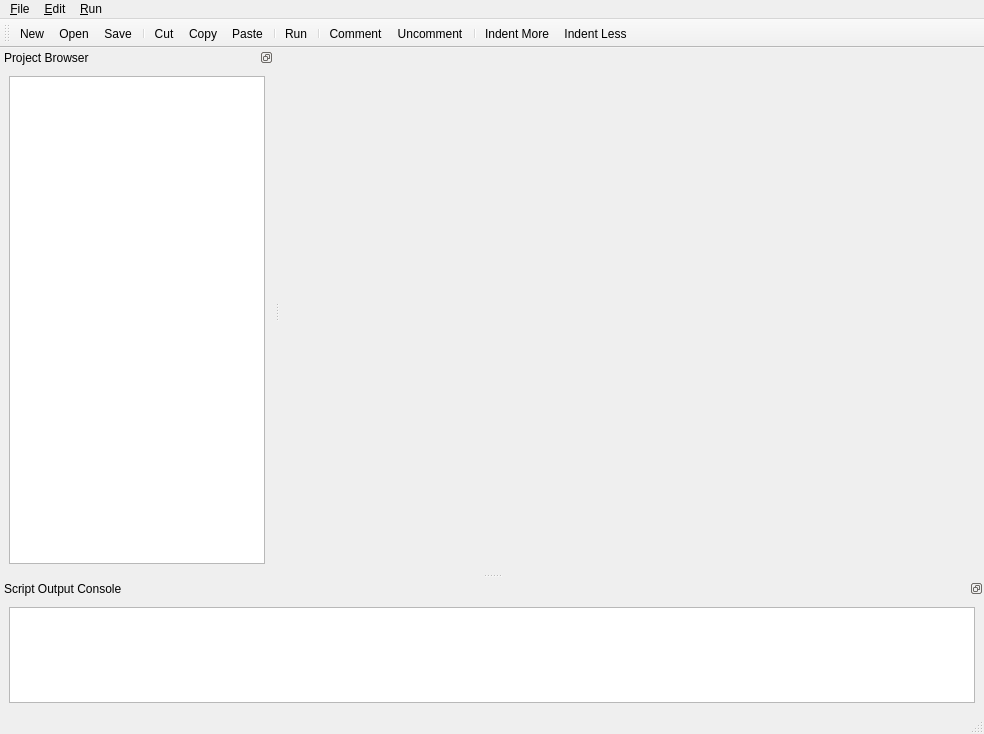
<?xml version="1.0" encoding="UTF-8"?>
<ui version="4.0">
 <class>QPythonEditor</class>
 <widget class="QMainWindow" name="QPythonEditor">
  <property name="geometry">
   <rect>
    <x>0</x>
    <y>0</y>
    <width>984</width>
    <height>734</height>
   </rect>
  </property>
  <property name="sizePolicy">
   <sizepolicy hsizetype="Expanding" vsizetype="Expanding">
    <horstretch>0</horstretch>
    <verstretch>0</verstretch>
   </sizepolicy>
  </property>
  <property name="windowTitle">
   <string>Cloud Compare - Python Editor</string>
  </property>
  <property name="windowIcon">
   <iconset>
    <normaloff>:/CC/plugin/PythonPlugin/images/editor/icon.png</normaloff>:/CC/plugin/PythonPlugin/images/editor/icon.png</iconset>
  </property>
  <property name="documentMode">
   <bool>true</bool>
  </property>
  <widget class="QWidget" name="centralwidget"/>
  <widget class="QMenuBar" name="menubar">
   <property name="geometry">
    <rect>
     <x>0</x>
     <y>0</y>
     <width>984</width>
     <height>21</height>
    </rect>
   </property>
   <widget class="QMenu" name="menuFile">
    <property name="title">
     <string>&amp;File</string>
    </property>
    <addaction name="actionNew"/>
    <addaction name="actionOpen"/>
    <addaction name="actionSave"/>
    <addaction name="actionSave_As"/>
    <addaction name="actionClose"/>
    <addaction name="actionSettings"/>
   </widget>
   <widget class="QMenu" name="menuRun">
    <property name="title">
     <string>&amp;Run</string>
    </property>
    <addaction name="actionRun"/>
    <addaction name="actionReset_Chai_to_initial_state"/>
    <addaction name="actionSave_Chai_state"/>
    <addaction name="actionReset_chai_to_last_save"/>
   </widget>
   <widget class="QMenu" name="menu_Edit">
    <property name="title">
     <string>&amp;Edit</string>
    </property>
    <addaction name="actionCu_t"/>
    <addaction name="action_Copy"/>
    <addaction name="action_Paste"/>
    <addaction name="action_Delete"/>
    <addaction name="action_Select_All"/>
    <addaction name="actionComment"/>
    <addaction name="actionUncomment"/>
    <addaction name="actionIndent_More"/>
    <addaction name="actionIndent_Less"/>
   </widget>
   <addaction name="menuFile"/>
   <addaction name="menu_Edit"/>
   <addaction name="menuRun"/>
  </widget>
  <widget class="QStatusBar" name="statusbar"/>
  <widget class="QToolBar" name="toolBar">
   <property name="minimumSize">
    <size>
     <width>0</width>
     <height>21</height>
    </size>
   </property>
   <property name="windowTitle">
    <string>toolBar</string>
   </property>
   <attribute name="toolBarArea">
    <enum>TopToolBarArea</enum>
   </attribute>
   <attribute name="toolBarBreak">
    <bool>false</bool>
   </attribute>
   <addaction name="actionNew"/>
   <addaction name="actionOpen"/>
   <addaction name="actionSave"/>
   <addaction name="separator"/>
   <addaction name="actionCu_t"/>
   <addaction name="action_Copy"/>
   <addaction name="action_Paste"/>
   <addaction name="separator"/>
   <addaction name="actionRun"/>
   <addaction name="separator"/>
   <addaction name="actionComment"/>
   <addaction name="actionUncomment"/>
   <addaction name="separator"/>
   <addaction name="actionIndent_More"/>
   <addaction name="actionIndent_Less"/>
  </widget>
  <widget class="QDockWidget" name="projectBrowser">
   <property name="sizePolicy">
    <sizepolicy hsizetype="Preferred" vsizetype="Preferred">
     <horstretch>0</horstretch>
     <verstretch>0</verstretch>
    </sizepolicy>
   </property>
   <property name="minimumSize">
    <size>
     <width>146</width>
     <height>525</height>
    </size>
   </property>
   <property name="font">
    <font>
     <family>Segoe UI</family>
     <pointsize>9</pointsize>
    </font>
   </property>
   <property name="features">
    <set>QDockWidget::DockWidgetFloatable|QDockWidget::DockWidgetMovable</set>
   </property>
   <property name="windowTitle">
    <string>Project Browser</string>
   </property>
   <attribute name="dockWidgetArea">
    <number>1</number>
   </attribute>
   <widget class="QWidget" name="dockWidgetContents">
    <layout class="QVBoxLayout">
     <item>
      <widget class="QTreeView" name="PBtreeView">
       <property name="sizePolicy">
        <sizepolicy hsizetype="MinimumExpanding" vsizetype="MinimumExpanding">
         <horstretch>0</horstretch>
         <verstretch>0</verstretch>
        </sizepolicy>
       </property>
       <property name="minimumSize">
        <size>
         <width>126</width>
         <height>234</height>
        </size>
       </property>
       <property name="autoFillBackground">
        <bool>false</bool>
       </property>
       <property name="frameShape">
        <enum>QFrame::StyledPanel</enum>
       </property>
       <property name="uniformRowHeights">
        <bool>true</bool>
       </property>
      </widget>
     </item>
    </layout>
   </widget>
  </widget>
  <widget class="QDockWidget" name="scriptOutputConsoledock">
   <property name="features">
    <set>QDockWidget::DockWidgetFloatable|QDockWidget::DockWidgetMovable</set>
   </property>
   <property name="windowTitle">
    <string>Script Output Console</string>
   </property>
   <attribute name="dockWidgetArea">
    <number>8</number>
   </attribute>
   <widget class="QWidget" name="dockWidgetContents_2">
    <layout class="QVBoxLayout">
     <item>
      <widget class="QListWidget" name="scriptOutputConsole"/>
     </item>
    </layout>
   </widget>
  </widget>
  <action name="actionNew">
   <property name="icon">
    <iconset resource="../CloudCompare-PythonPlugin.qrc">
     <normaloff>:/CC/plugin/PythonPlugin/images/editor/plus.png</normaloff>:/CC/plugin/PythonPlugin/images/editor/plus.png</iconset>
   </property>
   <property name="text">
    <string>&amp;New</string>
   </property>
   <property name="shortcut">
    <string>Ctrl+N</string>
   </property>
   <property name="shortcutContext">
    <enum>Qt::WidgetWithChildrenShortcut</enum>
   </property>
  </action>
  <action name="actionOpen">
   <property name="icon">
    <iconset resource="../CloudCompare-PythonPlugin.qrc">
     <normaloff>:/CC/plugin/PythonPlugin/images/editor/ccOpen.png</normaloff>:/CC/plugin/PythonPlugin/images/editor/ccOpen.png</iconset>
   </property>
   <property name="text">
    <string>&amp;Open</string>
   </property>
   <property name="shortcut">
    <string>Ctrl+O</string>
   </property>
  </action>
  <action name="actionSave">
   <property name="icon">
    <iconset resource="../CloudCompare-PythonPlugin.qrc">
     <normaloff>:/CC/plugin/PythonPlugin/images/editor/ccSave.png</normaloff>:/CC/plugin/PythonPlugin/images/editor/ccSave.png</iconset>
   </property>
   <property name="text">
    <string>Save</string>
   </property>
   <property name="shortcut">
    <string>Ctrl+S</string>
   </property>
  </action>
  <action name="actionSave_As">
   <property name="text">
    <string>Save As...</string>
   </property>
   <property name="shortcut">
    <string>Ctrl+Shift+S</string>
   </property>
  </action>
  <action name="actionClose">
   <property name="text">
    <string>Close and Return to Cloud Compare</string>
   </property>
   <property name="toolTip">
    <string>Close and Return to Cloud Compare</string>
   </property>
   <property name="shortcut">
    <string>Alt+Q</string>
   </property>
  </action>
  <action name="actionRun">
   <property name="icon">
    <iconset resource="../CloudCompare-PythonPlugin.qrc">
     <normaloff>:/CC/plugin/PythonPlugin/images/editor/arrow_right.png</normaloff>:/CC/plugin/PythonPlugin/images/editor/arrow_right.png</iconset>
   </property>
   <property name="text">
    <string>Run</string>
   </property>
   <property name="shortcut">
    <string>F5</string>
   </property>
  </action>
  <action name="actionCu_t">
   <property name="icon">
    <iconset resource="../CloudCompare-PythonPlugin.qrc">
     <normaloff>:/CC/plugin/PythonPlugin/images/editor/ccSegment.png</normaloff>:/CC/plugin/PythonPlugin/images/editor/ccSegment.png</iconset>
   </property>
   <property name="text">
    <string>Cu&amp;t</string>
   </property>
  </action>
  <action name="action_Copy">
   <property name="icon">
    <iconset resource="../CloudCompare-PythonPlugin.qrc">
     <normaloff>:/CC/plugin/PythonPlugin/images/editor/copy.png</normaloff>:/CC/plugin/PythonPlugin/images/editor/copy.png</iconset>
   </property>
   <property name="text">
    <string>&amp;Copy</string>
   </property>
  </action>
  <action name="action_Paste">
   <property name="icon">
    <iconset resource="../CloudCompare-PythonPlugin.qrc">
     <normaloff>:/CC/plugin/PythonPlugin/images/editor/paste.png</normaloff>:/CC/plugin/PythonPlugin/images/editor/paste.png</iconset>
   </property>
   <property name="text">
    <string>&amp;Paste</string>
   </property>
  </action>
  <action name="action_Delete">
   <property name="text">
    <string>&amp;Delete</string>
   </property>
  </action>
  <action name="action_Select_All">
   <property name="text">
    <string>&amp;Select All</string>
   </property>
  </action>
  <action name="actionReset_Chai_to_initial_state">
   <property name="text">
    <string>Reset Chai to initial state</string>
   </property>
  </action>
  <action name="actionSave_Chai_state">
   <property name="text">
    <string>Save Chai state</string>
   </property>
  </action>
  <action name="actionReset_chai_to_last_save">
   <property name="text">
    <string>Reset chai to last save</string>
   </property>
  </action>
  <action name="actionComment">
   <property name="icon">
    <iconset resource="../CloudCompare-PythonPlugin.qrc">
     <normaloff>:/CC/plugin/PythonPlugin/images/editor/comment.png</normaloff>:/CC/plugin/PythonPlugin/images/editor/comment.png</iconset>
   </property>
   <property name="text">
    <string>Comment</string>
   </property>
   <property name="shortcut">
    <string>Ctrl+K, Ctrl+C</string>
   </property>
  </action>
  <action name="actionUncomment">
   <property name="icon">
    <iconset resource="../CloudCompare-PythonPlugin.qrc">
     <normaloff>:/CC/plugin/PythonPlugin/images/editor/uncomment.png</normaloff>:/CC/plugin/PythonPlugin/images/editor/uncomment.png</iconset>
   </property>
   <property name="text">
    <string>Uncomment</string>
   </property>
   <property name="shortcut">
    <string>Ctrl+K, Ctrl+U</string>
   </property>
  </action>
  <action name="actionIndent_More">
   <property name="icon">
    <iconset resource="../CloudCompare-PythonPlugin.qrc">
     <normaloff>:/CC/plugin/PythonPlugin/images/editor/indent_more.png</normaloff>:/CC/plugin/PythonPlugin/images/editor/indent_more.png</iconset>
   </property>
   <property name="text">
    <string>Indent More</string>
   </property>
  </action>
  <action name="actionIndent_Less">
   <property name="icon">
    <iconset resource="../CloudCompare-PythonPlugin.qrc">
     <normaloff>:/CC/plugin/PythonPlugin/images/editor/indent_less.png</normaloff>:/CC/plugin/PythonPlugin/images/editor/indent_less.png</iconset>
   </property>
   <property name="text">
    <string>Indent Less</string>
   </property>
  </action>
  <action name="actionSettings">
   <property name="text">
    <string>Settings</string>
   </property>
  </action>
 </widget>
 <resources>
  <include location="../CloudCompare-PythonPlugin.qrc"/>
 </resources>
 <connections/>
</ui>
